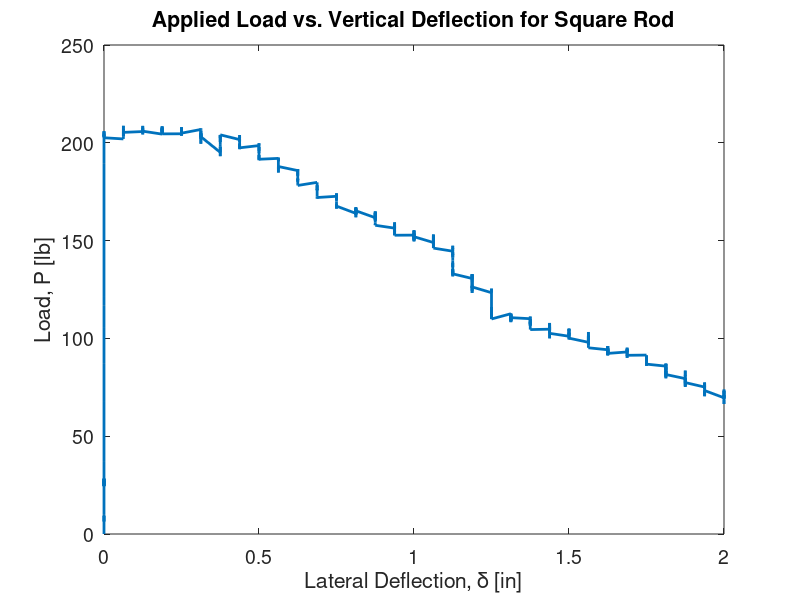

MATLAB code for this plot: (Note: this script raises an error after producing the figure.)
%%%%%%%%%%%%%%%%%%%%%%%%%%
% ASEN 3112 Lab 4
% Author: Caleb Bristol
% Date: 12/07/21
%
%%%%%%%%%%%%%%%%%%%%%%%%%%

%%
clc
clear 
close all;

%% Read In Data
cubic = load('cubicdata.mat');
rectang = load('rectangdata.mat');
cubic_2020 = load('Squarerod_FA2020.mat');
rectang_2020 = load('ThinBar_FA2020.mat');

cubicdata = cubic.data;
rectangdata = rectang.data;
cubicdata_2020 = cubic_2020.Squarebar_FA2020;
rectangdata_2020 = rectang_2020.Thinbar_FA2020;

%% Convert Voltage into Force
cubicdata(:,4) = cubicdata(:,2) ./ 2.37e-3;
rectangdata(:,4) = rectangdata(:,2) ./ 2.37e-3;
cubicdata_2020(:,4) = cubicdata_2020(:,2) ./ 2.37e-3;
rectangdata_2020(:,4) = rectangdata_2020(:,2) ./ 2.37e-3;

%% Plotting

    %{
    %% Square Rod
    figure()
    plot(cubicdata(:,3),cubicdata(:,4),'LineWidth',2); hold on
    title('Applied Load vs. Vertical Deflection for Square Rod')
    xlabel('Lateral Deflection, \delta [in]')
    ylabel('Load, P [lb]')
    set(gca,'FontSize',14)
    xline(0.07,'--r','LineWidth',2)
    yline(305,'--g','LineWidth',2)
    legend('Deflection Curve','Approximate Post Buckling')
    grid on
    hold off

    
    %% Thin Bar
    figure()
    plot(rectangdata(:,3),rectangdata(:,4),'LineWidth',2); hold on
    title('Applied Load vs. Vertical Deflection for Thin Bar')
    xlabel('Lateral Deflection, \delta [in]')
    ylabel('Load, P [lb]')
    set(gca,'FontSize',14)
    xline(0.1,'--r','LineWidth',2)
    yline(160,'--g','LineWidth',2)
    legend('Deflection Curve','Approximate Post Buckling')
    grid on
    hold off
    %}

    
    %% Question 1
    
    % Square Rod
    figure()
    plot(cubicdata_2020(:,3),cubicdata_2020(:,4),'LineWidth',2); hold on
    title('Applied Load vs. Vertical Deflection for Square Rod')
    xlabel('Lateral Deflection, \delta [in]')
    ylabel('Load, P [lb]')
    set(gca,'FontSize',14)
    yline(265.55,'--r','LineWidth',2)
    legend('Deflection Curve','Approximate Post Buckling')
    grid on
    hold off

    
    % Thin Bar
    figure()
    plot(rectangdata_2020(:,3),rectangdata_2020(:,4),'LineWidth',2); hold on
    title('Applied Load vs. Vertical Deflection for Thin Bar')
    xlabel('Lateral Deflection, \delta [in]')
    ylabel('Load, P [lb]')
    set(gca,'FontSize',14)
    yline(135.24,'--r','LineWidth',2)
    legend('Deflection Curve','Approximate Post Buckling')
    ylim([0 140])
    grid on
    hold off
    
    
    %% Question 2
    
    % Square Rod
    figure()
    plot(cubicdata_2020(:,3),cubicdata_2020(:,4),'LineWidth',2); hold on
    title('Applied Load vs. Vertical Deflection for Square Rod')
    xlabel('Lateral Deflection, \delta [in]')
    ylabel('Load, P [lb]')
    set(gca,'FontSize',14)
    xline(0.67,'--r','LineWidth',2)
    legend('Deflection Curve','Approximate Post Buckling')
    grid on
    hold off

    
    % Thin Bar
    figure()
    plot(rectangdata_2020(:,3),rectangdata_2020(:,4),'LineWidth',2); hold on
    title('Applied Load vs. Vertical Deflection for Thin Bar')
    xlabel('Lateral Deflection, \delta [in]')
    ylabel('Load, P [lb]')
    set(gca,'FontSize',14)
    xline(0.32,'--r','LineWidth',2)
    legend('Deflection Curve','Approximate Post Buckling')
    ylim([0 140])
    grid on
    hold off
    
%% Problem 3

    %% Function for P_cr
    P_cr = @(E,I,L) pi^2 .* E .* I ./ L.^2;
    
    %% Define Values
    E = 1e7;
    I_square = 3.1e-4;
    I_rect = 1.628e-4;
    L_real = linspace(10,12,1000);
    L = linspace(3,15,1000);
    L_eff = L/2;
    
    %% Calculate buckling Loads
    P_cr_sq_real = P_cr(E,I_square,L_real);
    P_cr_re_real = P_cr(E,I_rect,L_real);
    P_cr_sq = P_cr(E,I_square,L);
    P_cr_re = P_cr(E,I_rect,L);
    P_cr_sq_eff = P_cr(E,I_square,L_eff);
    P_cr_re_eff = P_cr(E,I_rect,L_eff);
    
    %% Calculate Yielding Loads
    A_square = 0.25^2 - (0.25-0.0625)^2;
    A_rect = 0.125 * 1;
    sigma_max = 35000;
    
    F_yield_sq = sigma_max * A_square;
    F_yield_re = sigma_max * A_rect;
    
    %% Plotting
    
    % Realistic Values (L = 10:12)
    figure()
    plot(L_real,P_cr_sq_real,'LineWidth',2); hold on
    title('Buckling Load vs. Specimen Length: Square Rod')
    xlabel('Specimen Length [in]')
    ylabel('Buckling Load [lb]')
    yline(265.55,'--r','LineWidth',2)
    set(gca,'FontSize',14)
    legend('Predicted Load','Specimen Predicted Buckling Load')
    grid on
    hold off
    
    figure()
    plot(L_real,P_cr_re_real,'LineWidth',2); hold on
    title('Buckling Load vs. Specimen Length: Thin Bar')
    xlabel('Specimen Length [in]')
    ylabel('Buckling Load [lb]')
    yline(135.24,'--r','LineWidth',2)
    set(gca,'FontSize',14)
    legend('Predicted Load','Specimen Predicted Buckling Load')
    grid on
    hold off
    
    
    % Full Range Values (L = 3:15)
    
    figure()
    plot(L,P_cr_sq,'LineWidth',2); hold on
    title('Buckling Load vs. Specimen Length: Square Rod, Simply Supported')
    xlabel('Specimen Length [in]')
    ylabel('Buckling Load [lb]')
    yline(265.55,'--r','LineWidth',2)
    yline(F_yield_sq,'--g','LineWidth',2)
    xlim([L(1) L(end)])
    set(gca,'FontSize',14)
    legend('Predicted Load','Specimen Predicted Buckling Load','Specimen Yielding Load')
    grid on
    hold off
    
    figure()
    plot(L,P_cr_re,'LineWidth',2); hold on
    title('Buckling Load vs. Specimen Length: Thin Bar, Simply Supported')
    xlabel('Specimen Length [in]')
    ylabel('Buckling Load [lb]')
    yline(135.24,'--r','LineWidth',2)
    yline(F_yield_sq,'--g','LineWidth',2)
    xlim([L(1) L(end)])
    set(gca,'FontSize',14)
    legend('Predicted Load','Specimen Predicted Buckling Load','Specimen Yielding Load')
    grid on
    hold off
    
    
    % Fixed Fixed Load (part b)
    
    figure()
    plot(L,P_cr_sq_eff,'LineWidth',2); hold on
    title('Buckling Load vs. Specimen Length: Square Rod, Fixed-Fixed')
    xlabel('Specimen Length [in]')
    ylabel('Buckling Load [lb]')
    yline(265.55,'--r','LineWidth',2)
    yline(F_yield_sq,'--g','LineWidth',2)
    xlim([L(1) L(end)])
    set(gca,'FontSize',14)
    legend('Predicted Load','Specimen Predicted Buckling Load','Specimen Yielding Load')
    grid on
    hold off
    
    figure()
    plot(L,P_cr_re_eff,'LineWidth',2); hold on
    title('Buckling Load vs. Specimen Length: Thin Bar, Fixed-Fixed')
    xlabel('Specimen Length [in]')
    ylabel('Buckling Load [lb]')
    yline(135.24,'--r','LineWidth',2)
    yline(F_yield_sq,'--g','LineWidth',2)
    xlim([L(1) L(end)])
    set(gca,'FontSize',14)
    legend('Predicted Load','Specimen Predicted Buckling Load','Specimen Yielding Load')
    grid on
    hold off
    
    

